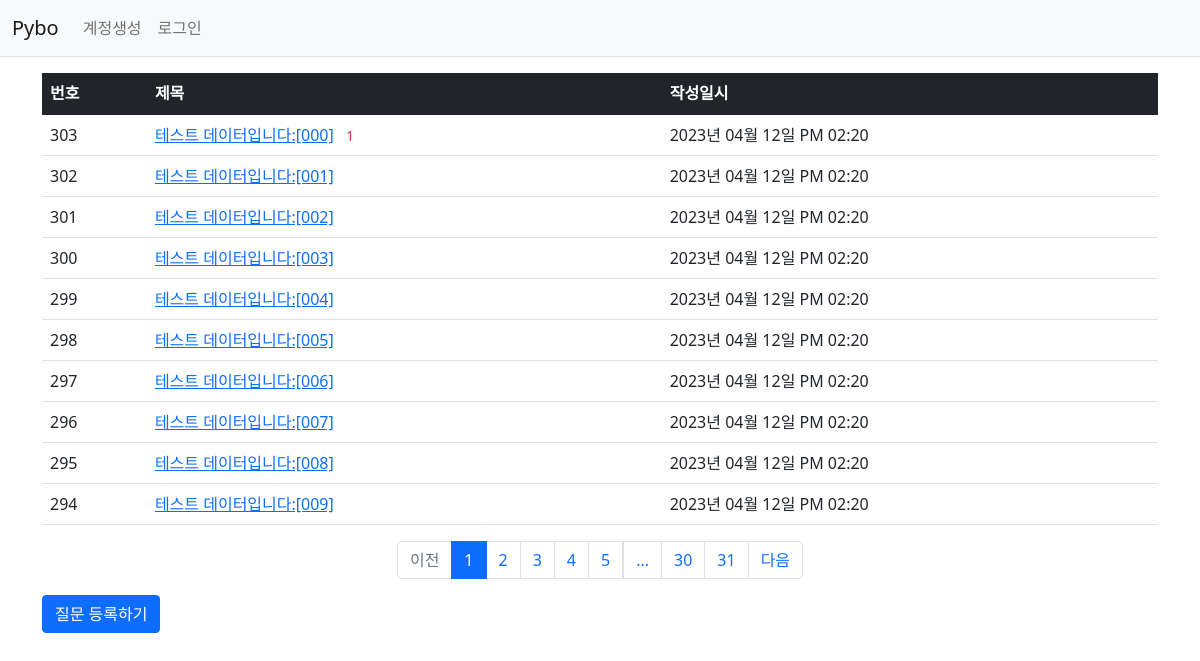
Page /question/list/ on the committed database.
### pybo/models.py (models this page shows)
class Question(db.Model):
    id = db.Column(db.Integer, primary_key=True)
    subject = db.Column(db.String(200), nullable=False)
    content = db.Column(db.Text(), nullable=False)
    create_date = db.Column(db.DateTime(), nullable=False)

### pybo/views/question_views.py (the view)
@bp.route('/list/')
def _list():
    page = request.args.get('page', type=int, default=1)  # 페이지 값이 없을 경우 기본값 1로 세팅
    question_list = Question.query.order_by(Question.create_date.desc())
    question_list = question_list.paginate(page=page, per_page=10)
    return render_template('question/question_list.html', question_list=question_list)

### pybo/filter.py (called while the page is built)
def format_datetime(value, fmt='%Y년 %m월 %d일 %p %I:%M'):
    return value.strftime(fmt)

### pybo/views/auth_views.py (called while the page is built)
@bp.before_app_request # 라우팅 함수보다 항상 먼저 실행됨
def load_logged_in_user():
    user_id = session.get('user_id')
    if user_id is None:
        g.user = None
    else:
        g.user = User.query.get(user_id)

### pybo/templates/question/question_list.html (shortened to what this page needs)
<!DOCTYPE html>
<html lang="en">
<head>
</head>
<body>
    {% extends 'base.html' %}
    {% block content %}
    <div class="container my-3">
        <table class="table">
            <thead>
            <tr class="table-dark">
                <th>번호</th>
                <th>제목</th>
                <th>작성일시</th>
            </tr>
            </thead>
            <tbody>
            {% if question_list %}
            {% for question in question_list.items %}
            <tr>
                <td>{{ question_list.total - ((question_list.page-1) * question_list.per_page) - loop.index0 }}</td>
                <td>
                    <a href="{{ url_for('question.detail', question_id=question.id) }}">{{ question.subject }}</a>
                    {% if question.answer_set|length > 0 %}
                    <span class="text-danger small mx-2">{{ question.answer_set|length }}</span>
                {% endif %}
                </td>
                <td>{{ question.create_date|datetime }}</td>
            </tr>
            {% endfor %}
            {% else %}
            <tr>
                <td colspan="3">질문이 없습니다.</td>
            </tr>
            {% endif %}
            </tbody>
        </table>
        <ul class="pagination justify-content-center">
            {% if question_list.has_prev %}
            <li class="page-item">
                <a class="page-link" href="?page={{ question_list.prev_num }}">이전</a>
            </li>
            {% else %}
            <li class="page-item disabled">
                <a class="page-link" tabindex="-1" aria-disabled="true" href="javascript:void(0)">이전</a>
            </li>
            {% endif %}
            {% for page_num in question_list.iter_pages() %}
            {% if page_num %}
            {% if page_num != question_list.page %}
            <li class="page-item">
                <a class="page-link" href="?page={{ page_num }}">{{ page_num }}</a>
            </li>
            {% else %}
            <li class="page-item active" aria-current="page">
                <a class="page-link" href="javascript:void(0)">{{ page_num }}</a>
            </li>
            {% endif %}
            {% else %}
            <li class="disabled">
                <a class="page-link" href="javascript:void(0)">...</a>
            </li>
            {% endif %}
            {% endfor %}
            {% if question_list.has_next %}
            <li class="page-item">
                <a class="page-link" href="?page={{ question_list.next_num }}">다음</a>
            </li>
            {% else %}
            <li class="page-item disabled">
                <a class="page-link" tabindex="-1" aria-disabled="true" href="javascript:void(0)">다음</a>
            </li>
            {% endif %}
        </ul>
        <a href="{{ url_for('question.create') }}" class="btn btn-primary">질문 등록하기</a>
    </div>
    {% endblock %}

### pybo/templates/base.html (shortened to what this page needs)
<!DOCTYPE html>
<html lang="en">
<head>
    <link rel="stylesheet" href="{{ url_for('static', filename='bootstrap.min.css') }}">
    <link rel="stylesheet" href="{{ url_for('static', filename='style.css') }}">
</head>
<body>
{% include "navbar.html" %}
{% block content %}
{% endblock %}
</body>
</html>

### pybo/templates/navbar.html (shortened to what this page needs)
<!DOCTYPE html>
<html lang="en">
<head>
</head>
<body>
<nav class="navbar navbar-expand-lg navbar-light bg-light border-bottom">
    <div class="container-fluid">
        <a class="navbar-brand" href="{{ url_for('main.index') }}">Pybo</a>
        <div class="collapse navbar-collapse" id="navbarSupportedContent">
            {% if g.user %}
            <ul class="navbar-nav">
                <li class="nav-item ">
                    <a class="nav-link" href="{{ url_for('auth.logout') }}">{{ g.user.username }} (로그아웃)</a>
                </li>
            </ul>
            {% else %}
            <ul class="navbar-nav me-auto mb-2 mb-lg-0">
                <li class="nav-item">
                    <a class="nav-link" href="{{ url_for('auth.signup') }}">계정생성</a>
                </li>
                <li class="nav-item">
                    <a class="nav-link" href="{{ url_for('auth.login') }}">로그인</a>
                </li>
            </ul>
            {% endif %}
        </div>
    </div>
</nav>
</body>
</html>

### rows in the picture
Question: total "303", subject "테스트 데이터입니다:[000]", answer_set|length "1", create_date "2023년 04월 12일 PM 02:20"
Question: total "302", subject "테스트 데이터입니다:[001]", create_date "2023년 04월 12일 PM 02:20"
Question: total "301", subject "테스트 데이터입니다:[002]", create_date "2023년 04월 12일 PM 02:20"
Question: total "300", subject "테스트 데이터입니다:[003]", create_date "2023년 04월 12일 PM 02:20"
Question: total "299", subject "테스트 데이터입니다:[004]", create_date "2023년 04월 12일 PM 02:20"
Question: total "298", subject "테스트 데이터입니다:[005]", create_date "2023년 04월 12일 PM 02:20"
Question: total "297", subject "테스트 데이터입니다:[006]", create_date "2023년 04월 12일 PM 02:20"
Question: total "296", subject "테스트 데이터입니다:[007]", create_date "2023년 04월 12일 PM 02:20"
Question: total "295", subject "테스트 데이터입니다:[008]", create_date "2023년 04월 12일 PM 02:20"
Question: total "294", subject "테스트 데이터입니다:[009]", create_date "2023년 04월 12일 PM 02:20"

### other values in the picture
{{ page_num }} "1"
{{ page_num }} "2" "3" "4" "5" "30" "31"
